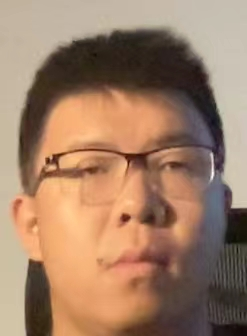
#> input picture EE4208_Proj1_beta 2/gallery/Fayang.jpg, 247 x 336 px; its folder holds only this picture in this run
$ python -i model.py   (imports and definitions only)
#> lines starting #> are read from the running program, lines starting #| are printed output that depends on the picture

import tflite_runtime.interpreter as tflite
import cv2
import numpy as np
import os
import glob
from skimage.transform import SimilarityTransform
#from FaceIDLight.helper import get_file
from FaceRecognition.model_download import get_file
from scipy.spatial import distance
from sklearn.metrics.pairwise import cosine_distances


BASE_URL = "https://github.com/Martlgap/FaceIDLight/releases/download/v.0.1/"

FILE_HASHES = {
    "o_net": "768385d570300648b7b881acbd418146522b79b4771029bb2e684bdd8c764b9f",
    "p_net": "530183192e24f7cc86b6706e1eb600482c4ed4306399ac939c472e3957bae15e",
    "r_net": "5ec33b065eb2802bc4c2575d21feff1a56958d854785bc3e2907d3b7ace861a2",
    "mobileNet": "6c19b789f661caa8da735566490bfd8895beffb2a1ec97a56b126f0539991aa6",
    "resNet": "f4d8b0194957a3ad766135505fc70a91343660151a8103bbb6c3b8ac34dbb4e2",
    "sample_gallery": "9f43a83c89a8099e1f3aab75ed9531f932f1b392bea538d6afe52509587438d4",
}


class FaceID:
    def __init__(self, gal_dir: str = None, model_type: str = "mobileNet"):
        self.detector = FaceDetection()
        self.recognizer = FaceRecognition(model_type=model_type)
        self.gal_embs = []
        self.gal_names = []
        self.gal_faces = []
        self.gal_dir = (
            gal_dir
            if gal_dir is not None
            else get_file(BASE_URL + "sample_gallery.zip", FILE_HASHES["sample_gallery"], is_zip=True)
        )
        self.update_gallery()

    # [73 lines left out: functions update_gallery, recognize_faces, tflite_inference, not called in this run]


class FaceRecognition:
    # [56 lines left out: functions __init__, get_emb, verify, identify, not called in this run]


class StageStatus:
    """
    Keeps status between MTCNN stages
    """

    # [7 lines left out: function __init__, not called in this run]

    def update(self, pad_result: tuple):
        s = self
        s.dy, s.edy, s.dx, s.edx, s.y, s.ey, s.x, s.ex, s.tmp_w, s.tmp_h = pad_result


class FaceDetection:
    """
    Allows to perform MTCNN Detection ->
        a) Detection of faces (with the confidence probability)
        b) Detection of keypoints (left eye, right eye, nose, mouth_left, mouth_right)
    """

    def __init__(
        self,
        min_face_size: int = 40,
        steps_threshold: list = None,
        scale_factor: float = 0.7,
    ):
        """
        Initializes the MTCNN.
        :param min_face_size: minimum size of the face to detect
        :param steps_threshold: step's thresholds values
        :param scale_factor: scale factor
        """
        if steps_threshold is None:
            steps_threshold = [0.6, 0.7, 0.7]  # original mtcnn values [0.6, 0.7, 0.7]
        self._min_face_size = min_face_size
        self._steps_threshold = steps_threshold
        self._scale_factor = scale_factor
        self.p_net = tflite.Interpreter(model_path=get_file(BASE_URL + "p_net.tflite", FILE_HASHES["p_net"]))
        self.r_net = tflite.Interpreter(model_path=get_file(BASE_URL + "r_net.tflite", FILE_HASHES["r_net"]))
        self.o_net = tflite.Interpreter(model_path=get_file(BASE_URL + "o_net.tflite", FILE_HASHES["o_net"]))

    # [438 lines left out: functions detect_faces, __compute_scale_pyramid, __scale_image, __generate_bounding_box, __nms, __pad and 6 more, not called in this run]

>>> import cv2
>>> picture = cv2.imread('../gallery/Fayang.jpg', cv2.IMREAD_GRAYSCALE)
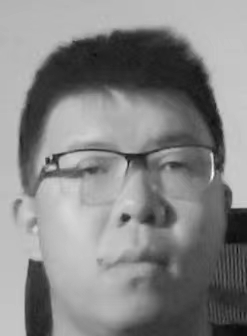
#> picture: shape (336, 247); min 9, max 251, mean 133.5
>>> result = FaceID().recognize_faces(picture)
#> (the run stopped early here; a loop or call above may not have finished)

$ run again, on EE4208_Proj1_beta 2/gallery/face.png
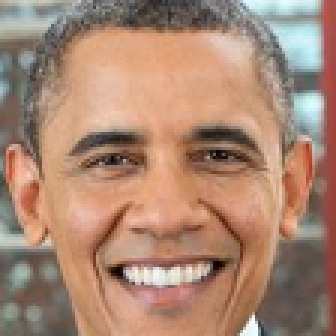
#> input picture EE4208_Proj1_beta 2/gallery/face.png, 112 x 112 px (shown 3 times larger)
#> `picture = cv2.imread('../gallery/Fayang.jpg', cv2.IMREAD_GRAYSCALE)`:
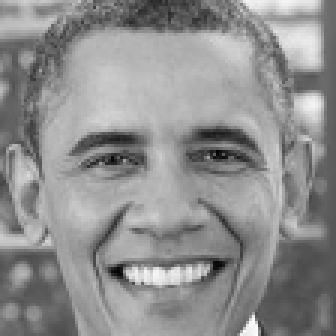
#> picture: shape (112, 112) (shown 3 times larger); min 5, max 252, mean 142.7
